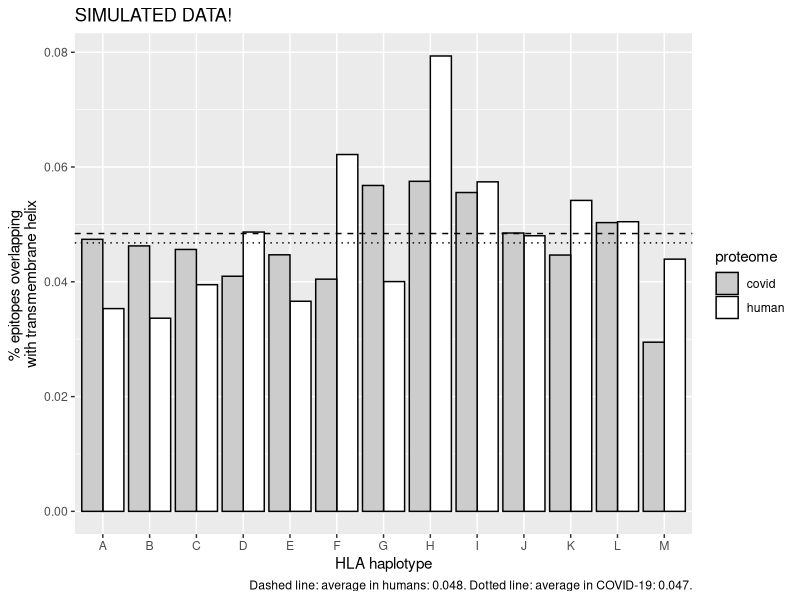

Here is the R script that generated this plot: (Note: this script raises an error after producing the figure.)
## ---- chunk 1
knitr::opts_chunk$set(echo = TRUE)
## ---- chunk 2
library(testthat)
library(ggplot2)
## ---- chunk 3
# n: sample size, equals the number of HLA haplotypes
n <- 13
# f denotes 'fraction', a value between 0.0 and 1.0
f_human <- rnorm(n = n, mean = 0.053, sd = 0.01)
f_covid <- rnorm(n = n, mean = runif(n = 1, min = 0.03, max = 0.1), sd = 0.01)
expect_true(all(f_human > 0.0))
expect_true(all(f_human < 1.0))
expect_true(all(f_covid > 0.0))
expect_true(all(f_covid < 1.0))
## ---- chunk 4
df <- tibble::tibble(
  proteome = rep(c("human", "covid"), each = n),
  haplotype = rep(LETTERS[1:n], time = 2),
  f = c(f_human, f_covid)
)
df$proteome <- as.factor(df$proteome)
df$haplotype <- as.factor(df$haplotype)
## ---- chunk 5
knitr::kable(df)
## ---- chunk 6
sink("table_1.latex")
  xtable::print.xtable(
    xtable::xtable(
      df,
      caption = paste0("Percentage of epitopes overlapping \nwith transmembrane helix"),
      digits = 2
    ),
    include.rownames = FALSE
  )
sink()
## ---- chunk 7
t <- ks.test(x = f_human, y = f_covid)
print(t)
## ---- chunk 8
alpha <- 0.05
if (t$p.value <= alpha) {
  print("Reject that the two samples are taken from a same distribution") 
} else {
  print("Accept that the two samples are taken from a same distribution")
}
## ---- chunk 9
ggplot(df, aes(x = haplotype, y = f, fill = proteome)) + 
  scale_fill_manual(values = c("human" = "#ffffff", "covid" = "#cccccc")) +
  geom_col(position = position_dodge(), color = "#000000") + xlab("HLA haplotype") + 
  ylab("% epitopes overlapping \nwith transmembrane helix") +
  geom_hline(yintercept = mean(f_human), lty = "dashed") +
  geom_hline(yintercept = mean(f_covid), lty = "dotted") +
  labs(
    title = "SIMULATED DATA!",
    caption = paste0(
      "Dashed line: average in humans: ", formatC(mean(f_human), digits = 2),". ",
      "Dotted line: average in COVID-19: ", formatC(mean(f_covid), digits = 2),"."  
    )
  ) + ggsave("fig_1.png", width = 7, height = 7)
